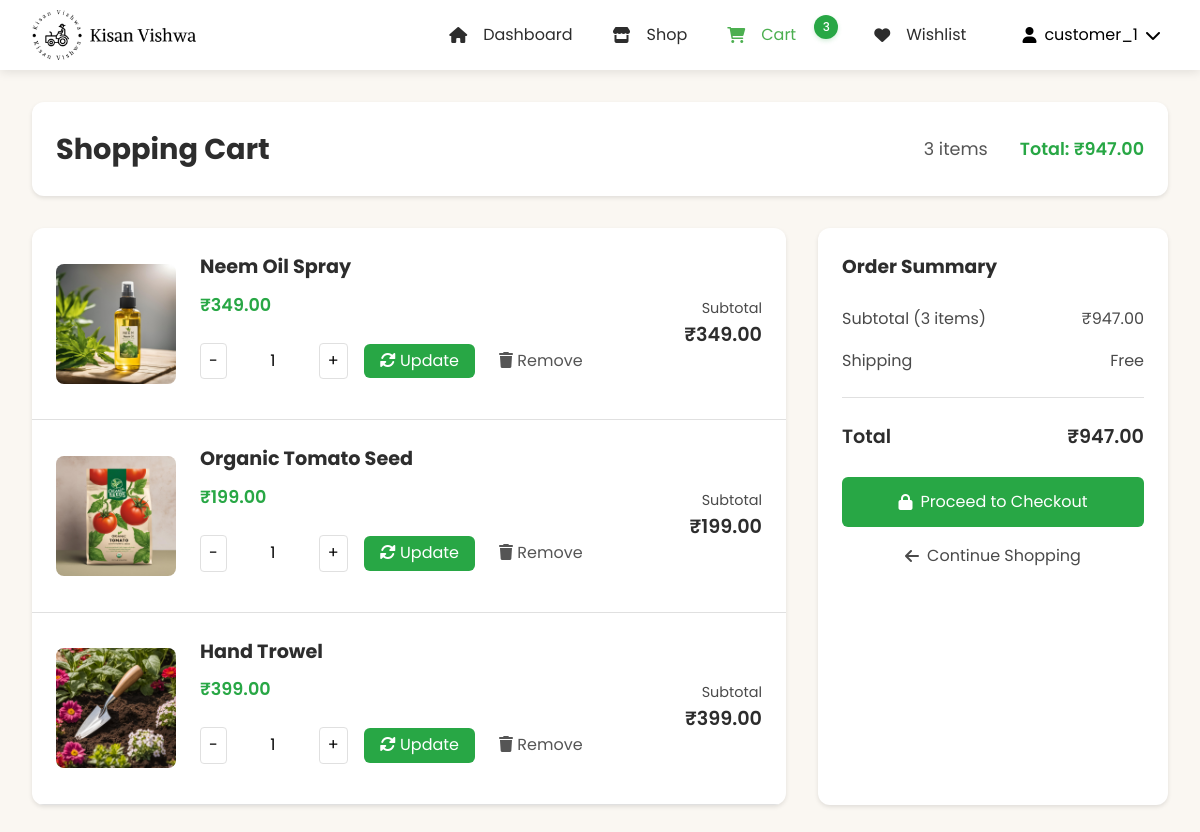
/customer/cart/ (signed in), run on an earlier commit of the app's database.
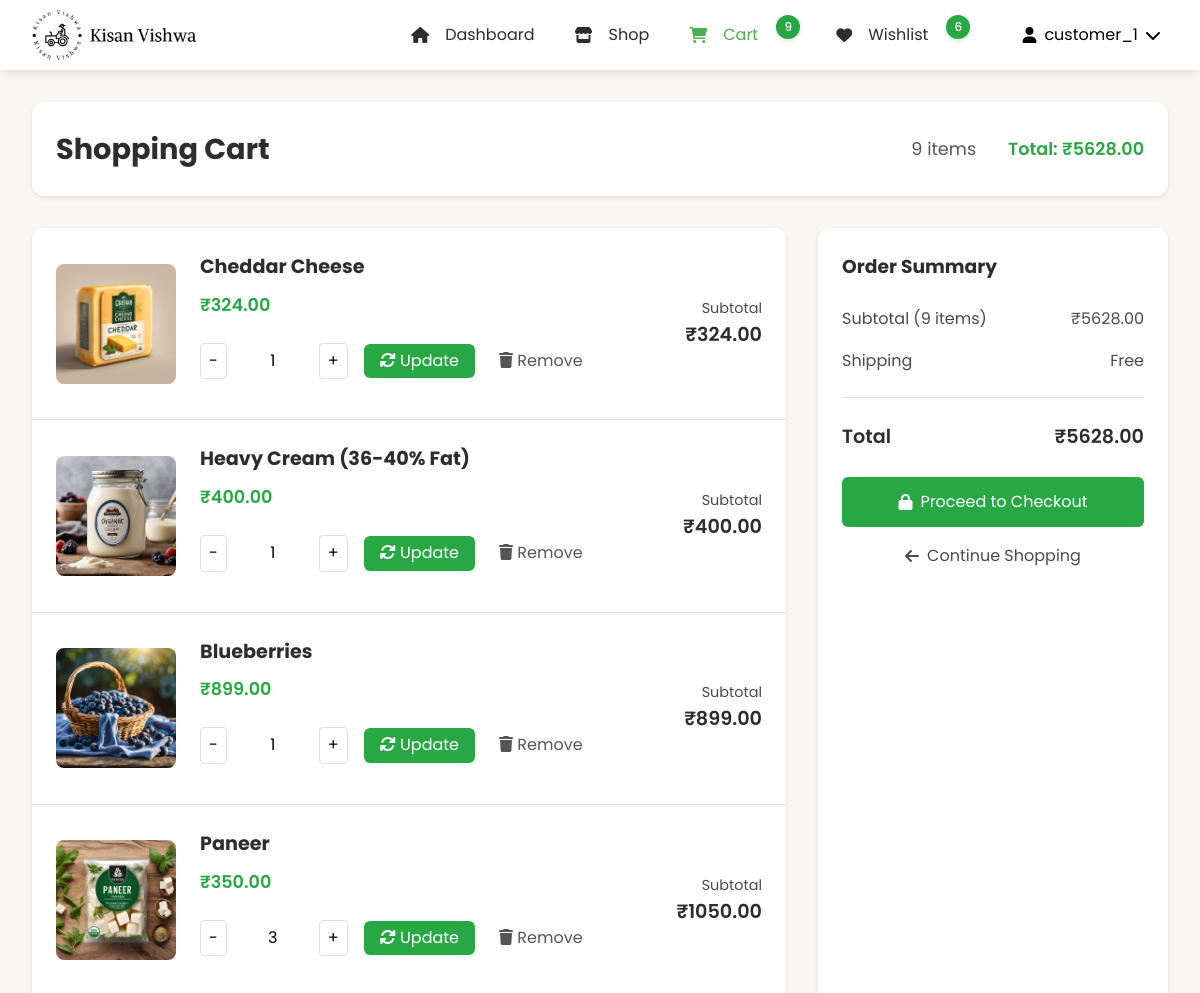
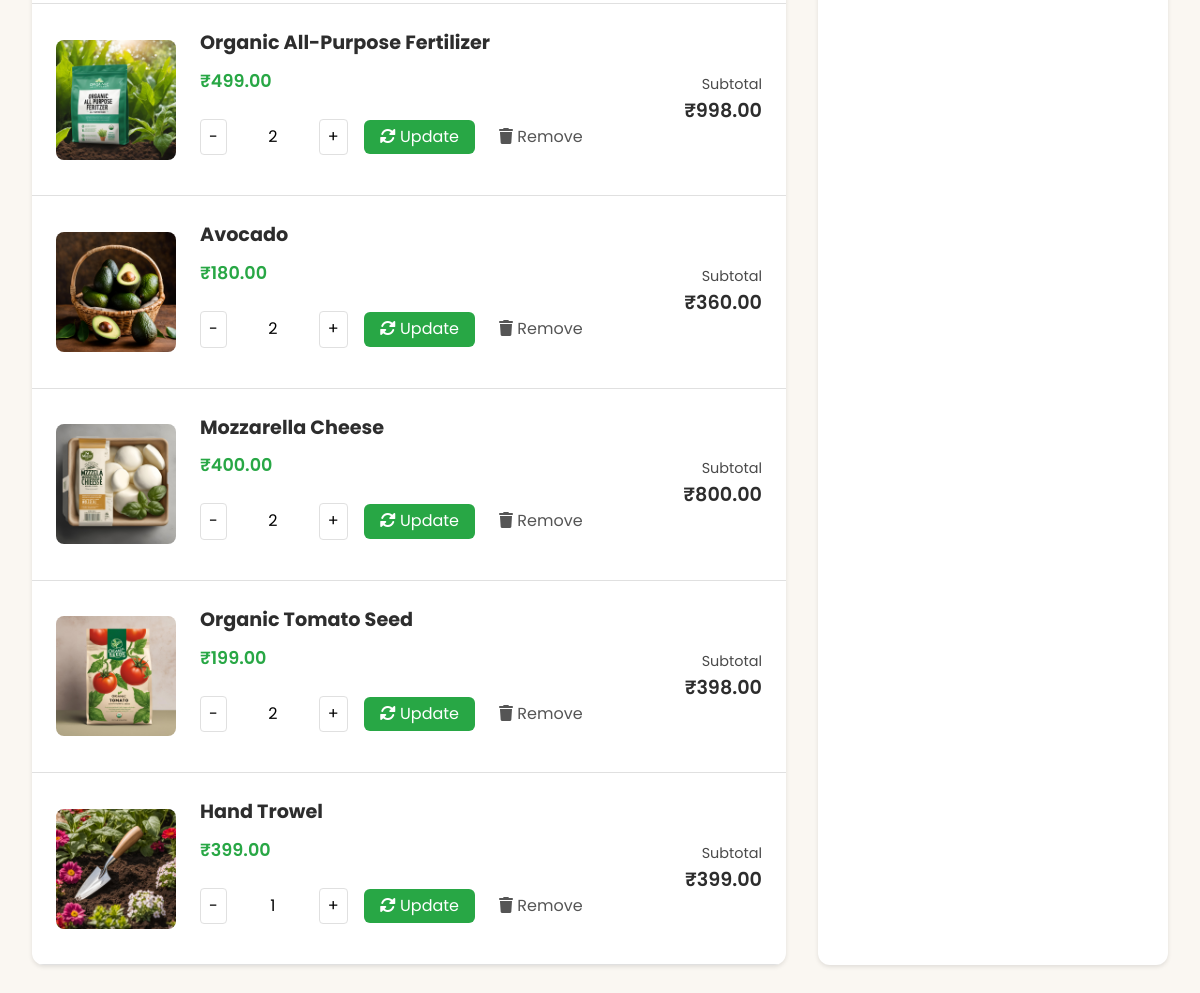
And on a later commit of the database (2 pictures, top to bottom).
### customer_app/models.py (models this page shows, shortened)
class CartItem(models.Model):
    user = models.ForeignKey(User, on_delete=models.CASCADE)
    product = models.ForeignKey(Product, on_delete=models.CASCADE)
    quantity = models.PositiveIntegerField(default=1)
    @property
    def total_price(self):
        return self.product.price * self.quantity
    class Meta:
        ordering = ['-id']

### product_app/models.py (models this page shows, shortened)
class Product(models.Model):
    CATEGORY_CHOICES = [
        ('vegetables', 'Vegetables'),
        ('fruits', 'Fruits'),
        ('grains', 'Grains'),
        ('dairy', 'Dairy'),
        ('tools', 'Tools & Equipment'),
        ('seeds', 'Seeds & Saplings'),
        ('pesticides', 'Pesticides & Fertilizers'),
        ('organic', 'Organic Products'),
        ('livestock', 'Livestock & Feed'),
        ('other', 'Other')
    ]
    name = models.CharField(max_length=200)
    category = models.CharField(max_length=100, choices=CATEGORY_CHOICES, default='other')
    price = models.DecimalField(max_digits=10, decimal_places=2)
    quantity = models.IntegerField()
    description = models.TextField()
    image = models.ImageField(
        upload_to='products/',
        null=True,
        blank=True
    )
    farmer = models.ForeignKey(User, on_delete=models.CASCADE)
    created_at = models.DateTimeField(auto_now_add=True)
    updated_at = models.DateTimeField(auto_now=True)
    is_featured = models.BooleanField(default=False)
    is_deleted = models.BooleanField(default=False)
    def get_image_url(self):
        if self.image and hasattr(self.image, 'url'):
            return self.image.url
        return static('images/default_product.jpg')

### customer_app/views.py (the view)
# urls.py: path('cart/', views.customer_cart, name='customer_cart'),
def customer_cart(request):
    cart_items = CartItem.objects.filter(user=request.user)
    context = {
        'cart_items': cart_items
    }
    return render(request, 'customer_app/cart.html', context)

### customer_app/context_processors.py (called while the page is built, shortened)
def wishlist_and_cart_counts(request):
    if request.user.is_authenticated:
        cart_items = CartItem.objects.filter(user=request.user).select_related('product')
        wishlist_items = Wishlist.objects.filter(user=request.user)
        return {
            'cart_items_count': cart_items.count(),
            'cart_total': sum(item.total_price for item in cart_items),
            'wishlist_count': wishlist_items.count(),
            'wishlist_product_ids': set(item.product_id for item in wishlist_items)
        }

def wishlist_status(request):
    if request.user.is_authenticated:
        wishlist_items = Wishlist.objects.filter(user=request.user).select_related('product')
        return {
            'wishlist_product_ids': set(item.product.id for item in wishlist_items),
            'wishlist_products': [item.product for item in wishlist_items]
        }
    return {
        'wishlist_product_ids': set(),
        'wishlist_products': []
    }

### customer_app/templates/customer_app/cart.html (shortened to what the changed rows need)
{% load static %}
<!DOCTYPE html>
<html lang="en">
<head>
    <link rel="stylesheet" href="https://cdnjs.cloudflare.com/ajax/libs/normalize/8.0.1/normalize.min.css">
    <link rel="stylesheet" href="https://cdnjs.cloudflare.com/ajax/libs/font-awesome/6.0.0/css/all.min.css">
    <link rel="stylesheet" type="text/css" href="{% static 'css/CustomerNavBar.css' %}">
    <link rel="stylesheet" type="text/css" href="{% static 'css/customerdesign.css' %}">
    <link rel="stylesheet" type="text/css" href="{% static 'css/cart.css' %}">
</head>
<body>
    {% include 'NavBar/CustomerNavBar.html' %}
    <main class="main-container">
        <div class="cart-header">
            <h1>Shopping Cart</h1>
            <div class="cart-summary">
                <span>{{ cart_items|length }} items</span>
                <span class="cart-total">Total: ₹{{ cart_total|default:"0.00" }}</span>
            </div>
        </div>
        {% if cart_items %}
            <div class="cart-content">
                <div class="cart-items">
                    {% for item in cart_items %}
                        <div class="cart-item">
                            <div class="cart-item-image">
                                <img src="{{ item.product.get_image_url }}" alt="{{ item.product.name }}">
                            </div>
                            <div class="item-details">
                                <h2>{{ item.product.name }}</h2>
                                <p class="item-price">₹{{ item.product.price|floatformat:2 }}</p>
                                <div class="quantity-wrapper">
                                    <form method="POST" action="{% url 'update_cart_quantity' item.id %}" class="quantity-form">
                                        <div class="quantity-controls">
                                            <button type="button" class="quantity-btn minus" data-item-id="{{ item.id }}">-</button>
                                            <input type="number" name="quantity" value="{{ item.quantity }}" min="1" max="99" class="quantity-input">
                                            <button type="button" class="quantity-btn plus" data-item-id="{{ item.id }}">+</button>
                                        </div>
                                        <button type="submit" class="update-btn">
                                            <i class="fas fa-sync-alt"></i> Update
                                        </button>
                                    </form>
                                    <form method="POST" action="{% url 'remove_from_cart' item.id %}" class="remove-form">
                                        <button type="submit" class="remove-btn" title="Remove item">
                                            <i class="fas fa-trash"></i> Remove
                                        </button>
                                    </form>
                                </div>
                            </div>
                            <div class="item-subtotal">
                                <p>Subtotal</p>
                                <span>₹{{ item.total_price|floatformat:2 }}</span>
                            </div>
                        </div>
                    {% endfor %}
                </div>
                <div class="cart-summary-box">
                    <h3>Order Summary</h3>
                    <div class="summary-row">
                        <span>Subtotal ({{ cart_items|length }} items)</span>
                        <span>₹{{ cart_total|floatformat:2 }}</span>
                    </div>
                    <div class="summary-row">
                        <span>Shipping</span>
                        <span>Free</span>
                    </div>
                    <div class="summary-total">
                        <span>Total</span>
                        <span>₹{{ cart_total|floatformat:2 }}</span>
                    </div>
                    <button class="checkout-btn">
                        <i class="fas fa-lock"></i> Proceed to Checkout
                    </button>
                    <a href="{% url 'customer_dashboard' %}" class="continue-shopping">
                        <i class="fas fa-arrow-left"></i> Continue Shopping
                    </a>
                </div>
            </div>
        {% endif %}
    </main>
</body>
</html>

### templates/NavBar/CustomerNavBar.html (shortened to what this page needs)
{% load static %}
<header class="site-header">
    <div class="header-container">
        <div class="brand">
            <a href="{% url 'customer_dashboard' %}" class="logo">
                <img src="{% static 'images/kisan_vishwa_logo.png' %}" alt="Kisan Vishwa Logo">
            </a>
        </div>
        <nav class="main-nav">
            <ul class="nav-list">
                <li>
                    <a href="{% url 'customer_dashboard' %}" class="nav-item {% if request.resolver_match.url_name == 'customer_dashboard' %}active{% endif %}">
                        <i class="fas fa-home"></i>
                        <span>Dashboard</span>
                    </a>
                </li>
                <li>
                    <a href="{% url 'shop' %}" class="nav-item {% if request.resolver_match.url_name == 'shop' %}active{% endif %}">
                        <i class="fas fa-store"></i>
                        <span>Shop</span>
                    </a>
                </li>
                <li>
                    <a href="{% url 'customer_cart' %}" class="nav-item {% if request.resolver_match.url_name == 'customer_cart' %}active{% endif %}">
                        <i class="fas fa-shopping-cart"></i>
                        <span>Cart</span>
                        {% if cart_items_count > 0 %}
                            <span class="badge">{{ cart_items_count }}</span>
                        {% endif %}
                    </a>
                </li>
                <li>
                    <a href="{% url 'customer_wishlist' %}" class="nav-item {% if request.resolver_match.url_name == 'customer_wishlist' %}active{% endif %}">
                        <i class="fas fa-heart"></i>
                        <span>Wishlist</span>
                        {% if wishlist_count > 0 %}
                            <span class="badge">{{ wishlist_count }}</span>
                        {% endif %}
                    </a>
                </li>
            </ul>
            <div class="user-menu">
                <button class="user-menu-toggle">
                    <div class="user-info">
                        {% if user.customer_profile.profile_picture %}
                            <img src="{{ user.customer_profile.profile_picture.url }}" alt="" class="user-avatar">
                        {% else %}
                            <i class="fas fa-user"></i>
                        {% endif %}
                        <span>{{ user.username }}</span>
                        <i class="fas fa-chevron-down"></i>
                    </div>
                </button>
            </div>
        </nav>
    </div>
</header>

What changed in the data, as far as the page shows it:
removed CartItem: product.get_image_url (picture), product.name "Neem Oil Spray", product.price "349.00", quantity "1", total_price "349.00"
added CartItem: product.get_image_url (picture), product.name "Cheddar Cheese", product.price "324.00", quantity "1", total_price "324.00"
added CartItem: product.get_image_url (picture), product.name "Heavy Cream (36-40% Fat)", product.price "400.00", quantity "1", total_price "400.00"
added CartItem: product.get_image_url (picture), product.name "Blueberries", product.price "899.00", quantity "1", total_price "899.00"
added CartItem: product.get_image_url (picture), product.name "Paneer", product.price "350.00", quantity "3", total_price "1050.00"
added CartItem: product.get_image_url (picture), product.name "Organic All-Purpose Fertilizer", product.price "499.00", quantity "2", total_price "998.00"
added CartItem: product.get_image_url (picture), product.name "Avocado", product.price "180.00", quantity "2", total_price "360.00"
added CartItem: product.get_image_url (picture), product.name "Mozzarella Cheese", product.price "400.00", quantity "2", total_price "800.00"
changed CartItem "Organic Tomato Seed": quantity "1" → "2"; total_price "199.00" → "398.00"
Also different on the page:
{{ cart_items_count }}: "3" → "9"
{{ wishlist_count }}: (not shown) → "6"
{{ cart_items|length }}: "3" → "9"
{{ cart_total|default:"0.00" }}: "947.00" → "5628.00"
{{ cart_total|floatformat:2 }}: "947.00" → "5628.00"
